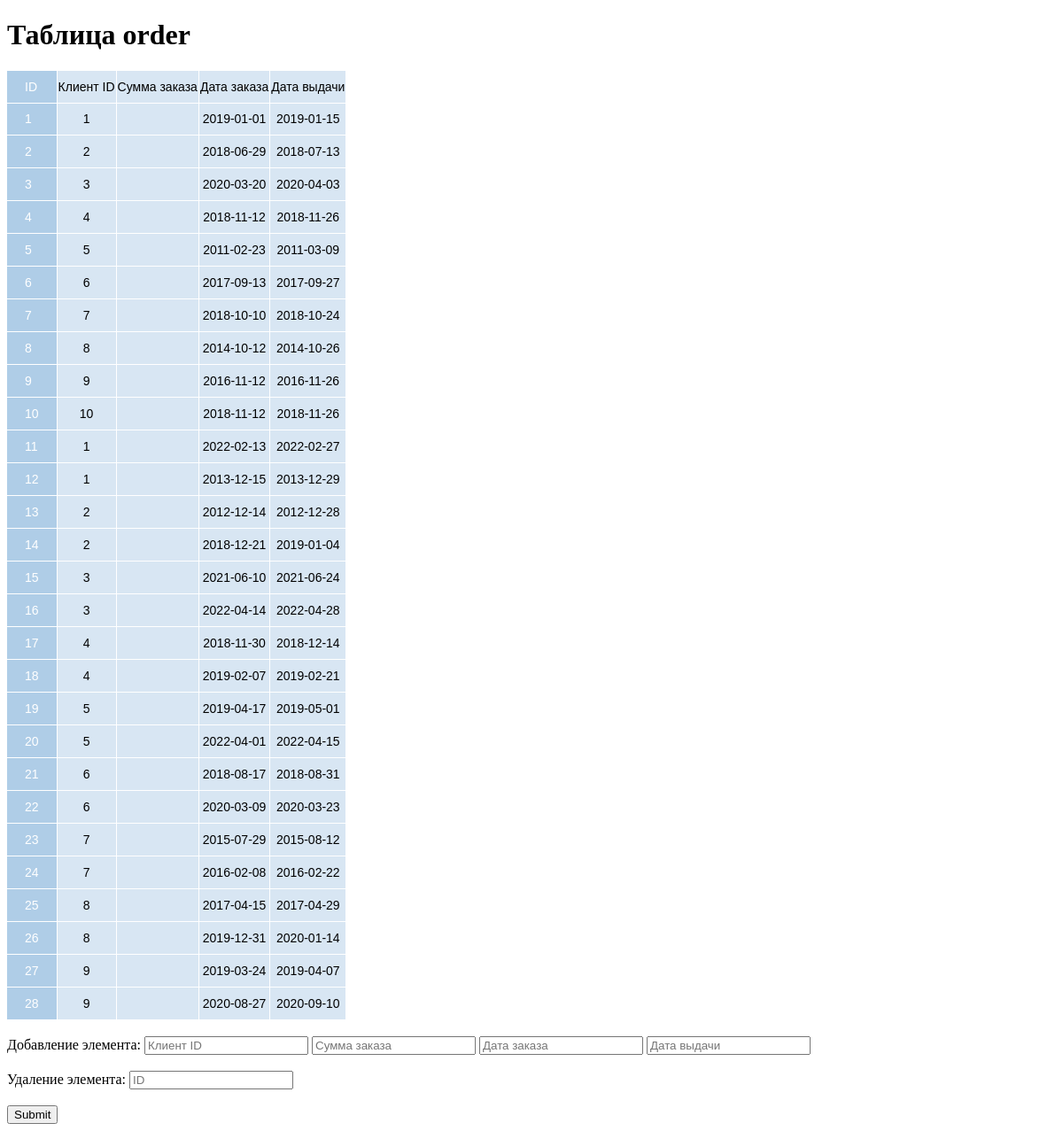
The app's page /app/MusicStore/order-edit/index.php with its own data.
### tables this page shows
create table order_main (
	order_id int AUTO_INCREMENT PRIMARY KEY,
    client_id int NOT NULL,
    order_price int,
    order_date DATE NOT NULL,
    order_date_release DATE NULL,
    FOREIGN KEY (client_id) REFERENCES client (client_id)
);

### app/MusicStore/order-edit/output.php (the view, shortened to what this page needs)
<?php
try {
    include_once('input.php');
    $sth = $dbh->prepare("SELECT * FROM `order_main`");
    $sth->execute();
    $array = $sth->fetchAll(PDO::FETCH_ASSOC);
    echo "<tr><td>ID</td>
              <td>Клиент ID</td>
              <td>Сумма заказа</td>
              <td>Дата заказа</td>
              <td>Дата выдачи</td>
               <tr>";
    foreach ($array as $row) {
        echo "<tr><td>{$row['order_id']}</td>
                  <td>{$row['client_id']}</td>
                  <td>{$row['order_price']}</td>
                  <td>{$row['order_date']}</td>
                  <td>{$row['order_date_release']}</td>
        </tr>";
    }
}
catch (PDOException $e) {
    echo "<div>{$e->getMessage()}</div>";
    die();
}
?>

### app/MusicStore/style-tables.css (style rules this page uses)
th, td:first-child { background: #AFCDE7; color: white; padding: 10px 20px; }
th, td { border-style: solid; border-width: 0 1px 1px 0; border-color: white; }
td { background: #D8E6F3; }
th:first-child, td:first-child { text-align: left; }

### records on screen
order_main: order_id "1", client "1", order_date "2019-01-01", order_date_release "2019-01-15"
order_main: order_id "2", client "2", order_date "2018-06-29", order_date_release "2018-07-13"
order_main: order_id "3", client "3", order_date "2020-03-20", order_date_release "2020-04-03"
order_main: order_id "4", client "4", order_date "2018-11-12", order_date_release "2018-11-26"
order_main: order_id "5", client "5", order_date "2011-02-23", order_date_release "2011-03-09"
order_main: order_id "6", client "6", order_date "2017-09-13", order_date_release "2017-09-27"
order_main: order_id "7", client "7", order_date "2018-10-10", order_date_release "2018-10-24"
order_main: order_id "8", client "8", order_date "2014-10-12", order_date_release "2014-10-26"
order_main: order_id "9", client "9", order_date "2016-11-12", order_date_release "2016-11-26"
order_main: order_id "10", client "10", order_date "2018-11-12", order_date_release "2018-11-26"
order_main: order_id "11", client "1", order_date "2022-02-13", order_date_release "2022-02-27"
order_main: order_id "12", client "1", order_date "2013-12-15", order_date_release "2013-12-29"
order_main: order_id "13", client "2", order_date "2012-12-14", order_date_release "2012-12-28"
order_main: order_id "14", client "2", order_date "2018-12-21", order_date_release "2019-01-04"
order_main: order_id "15", client "3", order_date "2021-06-10", order_date_release "2021-06-24"
order_main: order_id "16", client "3", order_date "2022-04-14", order_date_release "2022-04-28"
order_main: order_id "17", client "4", order_date "2018-11-30", order_date_release "2018-12-14"
order_main: order_id "18", client "4", order_date "2019-02-07", order_date_release "2019-02-21"
order_main: order_id "19", client "5", order_date "2019-04-17", order_date_release "2019-05-01"
order_main: order_id "20", client "5", order_date "2022-04-01", order_date_release "2022-04-15"
order_main: order_id "21", client "6", order_date "2018-08-17", order_date_release "2018-08-31"
order_main: order_id "22", client "6", order_date "2020-03-09", order_date_release "2020-03-23"
order_main: order_id "23", client "7", order_date "2015-07-29", order_date_release "2015-08-12"
order_main: order_id "24", client "7", order_date "2016-02-08", order_date_release "2016-02-22"
order_main: order_id "25", client "8", order_date "2017-04-15", order_date_release "2017-04-29"
order_main: order_id "26", client "8", order_date "2019-12-31", order_date_release "2020-01-14"
order_main: order_id "27", client "9", order_date "2019-03-24", order_date_release "2019-04-07"
order_main: order_id "28", client "9", order_date "2020-08-27", order_date_release "2020-09-10"
